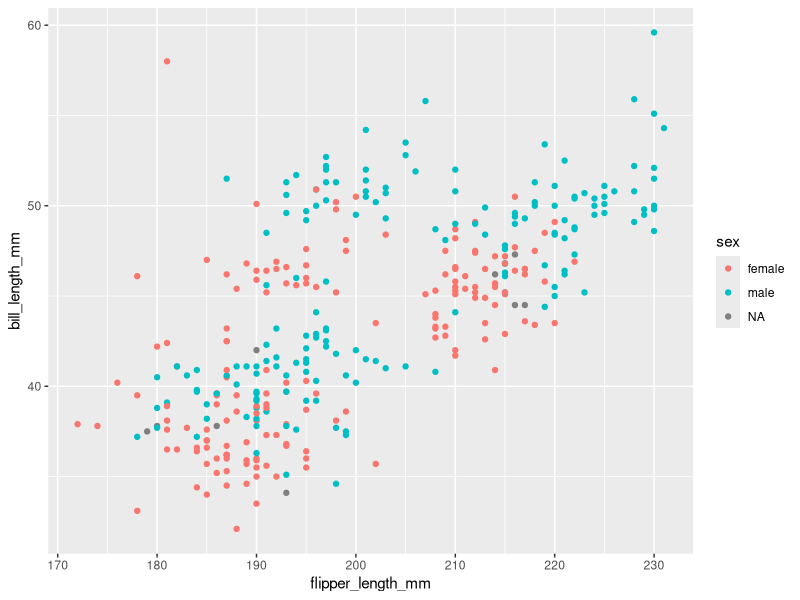
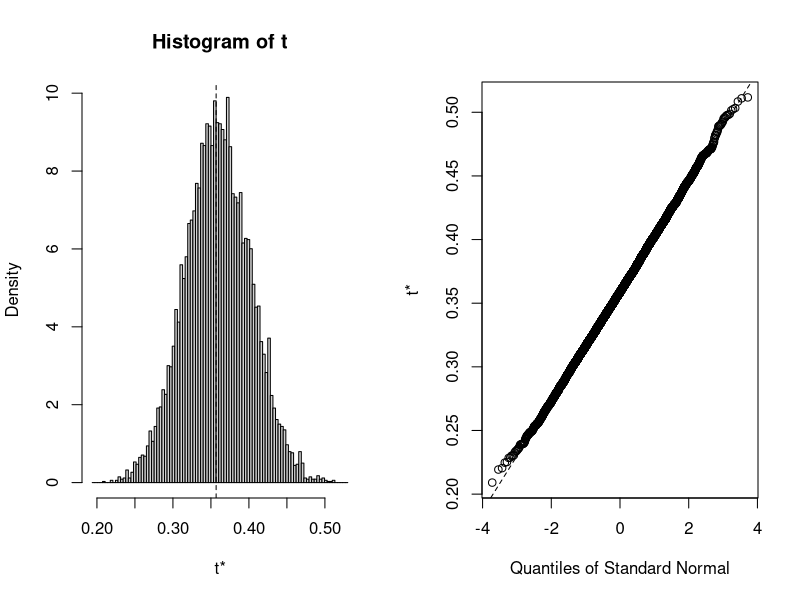

The R script that drew these images, in order:
## ---- chunk 1
knitr::opts_chunk$set(echo = TRUE)
## ---- chunk 2

## ---- chunk 3
# Arithmetic
2+3
2-4
8*9
5/10
4**10

# Variable Assignment
a <- 2
b = 4

# Print
b
5

## ---- chunk 4
library(tidyverse)
library(ggplot2) # for the visualizations
## ---- chunk 5
#data <- read.csv(<filename>.csv) # getting data from a csv
library(palmerpenguins)
data <- penguins
## ---- chunk 6
flipper <- data$flipper_length_mm

## ---- chunk 7
# same data but only the flipper and bill length columns
flipper_bill <- subset(data, select=c(flipper_length_mm, bill_length_mm))

# same data but without the island and year columns
no_island_year <- subset(data, select=-c(island, year))

## ---- chunk 8
summary(data)

head(data) # see the first rows. 6 rows by default
## ---- chunk 9
mean( data$flipper_length_mm, na.rm=TRUE) # mean, ignoring missing values
sd( flipper, na.rm=TRUE) # standard deviation, ignoring missing values

## ---- chunk 10
# test only works to compare two levels
# so here we just get Chinstrap and Adelie
chinstrap_adelie <- filter( data, species=="Chinstrap" | species=="Adelie")

# bill length depends on species
t.test(bill_length_mm ~ species, chinstrap_adelie)

## ---- chunk 11
lm(bill_length_mm ~ body_mass_g, data = data)

## ---- chunk 12
summary( aov(bill_length_mm ~ year, data))

## ---- chunk 13
ggplot(data, 
       aes(flipper_length_mm, bill_length_mm, color=sex)) +
    geom_point()

## ---- chunk 14
rnorm(n = 10, mean = 100, sd = 20)
runif(n = 5, min = 0, max = 1)

## ---- chunk 15
library(boot)
set.seed(23) # for replicability

our_function <- function(formula, data, indices) {
  fit <- lm(formula, data[indices,]) # linear regression
  
  return( summary(fit)$r.square)
}

# bootstrap 10,000 times
# see how much body mass and bill depth explains bill length?
boot_obj <- boot(data = data, statistic = our_function, R=10000, formula = bill_length_mm ~ body_mass_g + bill_depth_mm)

boot_obj
plot(boot_obj)
boot.ci(boot_obj, type="bca")

